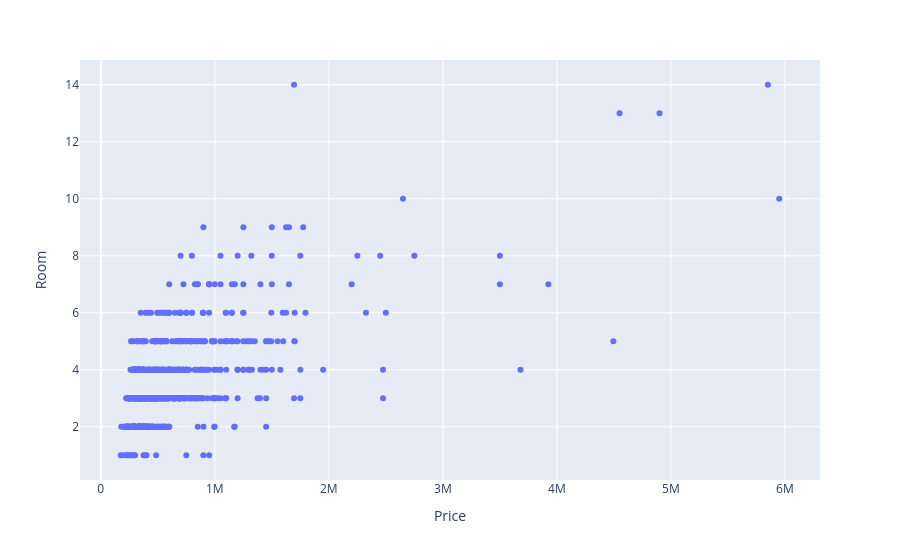

The cell this chart's notebook holds for it:
### Code cell
px.scatter(house_df,y='Room',x='Price')

### Figure 1 — Plotly figure (JSON) as saved in the notebook; plotly's stock layout.template omitted (floating-point values rounded to 4 significant figures; data arrays with more than 128 entries replaced by an {"elided": "..."} marker saying what was removed)
{"data": [{"hovertemplate": "Price=%{x}<br>Room=%{y}<extra></extra>", "legendgroup": "", "marker": {"color": "#636efa", "symbol": "circle"}, "mode": "markers", "name": "", "orientation": "v", "showlegend": false, "type": "scatter", "x": {"elided": "920 int values"}, "xaxis": "x", "y": {"elided": "920 int values"}, "yaxis": "y"}], "layout": {"legend": {"tracegroupgap": 0}, "margin": {"t": 60}, "xaxis": {"anchor": "y", "domain": [0, 1], "title": {"text": "Price"}}, "yaxis": {"anchor": "x", "domain": [0, 1], "title": {"text": "Room"}}}}
